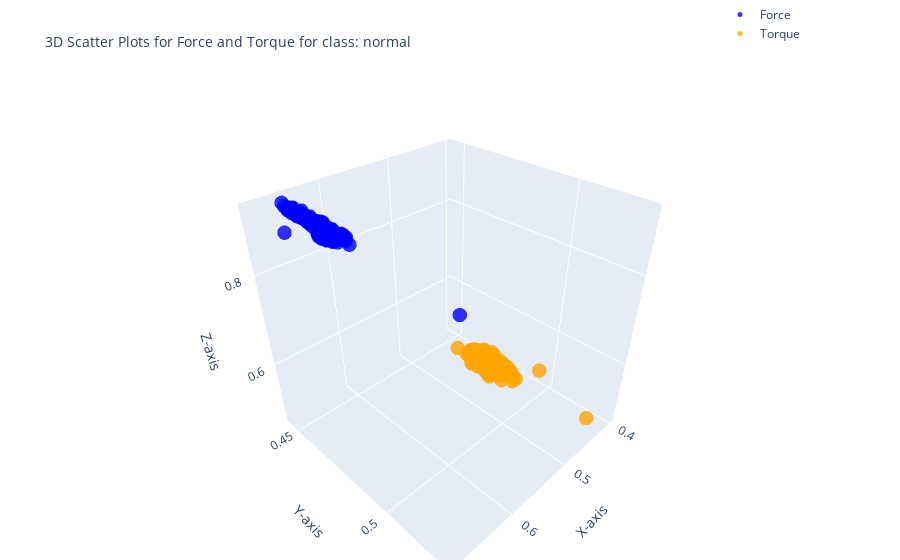

Write notebook code for a chart like this one.
### Code cell
import plotly.graph_objects as go
class_name = unique_classes[0]
df_fr_collision=class_dfs[class_name]
# 3D scatter plot for Force (Fx, Fy, Fz)
force_plot = go.Scatter3d(
    x=df_fr_collision['Fx'],
    y=df_fr_collision['Fy'],
    z=df_fr_collision['Fz'],
    mode='markers',
    marker=dict(size=5, color='blue', opacity=0.8),
    name='Force'
)

# 3D scatter plot for Torque (Tx, Ty, Tz)
torque_plot = go.Scatter3d(
    x=df_fr_collision['Tx'],
    y=df_fr_collision['Ty'],
    z=df_fr_collision['Tz'],
    mode='markers',
    marker=dict(size=5, color='orange', opacity=0.8),
    name='Torque'
)

# Create subplots
fig = go.Figure()

# Add Force plot
fig.add_trace(force_plot)
fig.add_trace(torque_plot)

# Layout settings
fig.update_layout(
    title='3D Scatter Plots for Force and Torque for class: ' + class_name,
    title_font=dict(size=14),  # Change the title font size
    scene=dict(
        xaxis_title='X-axis',
        yaxis_title='Y-axis',
        zaxis_title='Z-axis'
    ),
    legend=dict(x=0.8, y=1.2),
    margin=dict(l=0, r=0, b=0, t=40)
)

fig.show()

### Figure 1 — Plotly figure (JSON) as saved in the notebook; plotly's stock layout.template omitted (floating-point values rounded to 4 significant figures; data arrays with more than 128 entries replaced by an {"elided": "..."} marker saying what was removed)
{"data": [{"marker": {"color": "blue", "opacity": 0.8, "size": 5}, "mode": "markers", "name": "Force", "type": "scatter3d", "x": {"elided": "660 float values"}, "y": {"elided": "660 float values"}, "z": {"elided": "660 float values"}}, {"marker": {"color": "orange", "opacity": 0.8, "size": 5}, "mode": "markers", "name": "Torque", "type": "scatter3d", "x": {"elided": "660 float values"}, "y": {"elided": "660 float values"}, "z": {"elided": "660 float values"}}], "layout": {"legend": {"x": 0.8, "y": 1.2}, "margin": {"b": 0, "l": 0, "r": 0, "t": 40}, "scene": {"xaxis": {"title": {"text": "X-axis"}}, "yaxis": {"title": {"text": "Y-axis"}}, "zaxis": {"title": {"text": "Z-axis"}}}, "title": {"font": {"size": 14}, "text": "3D Scatter Plots for Force and Torque for class: normal"}}}
